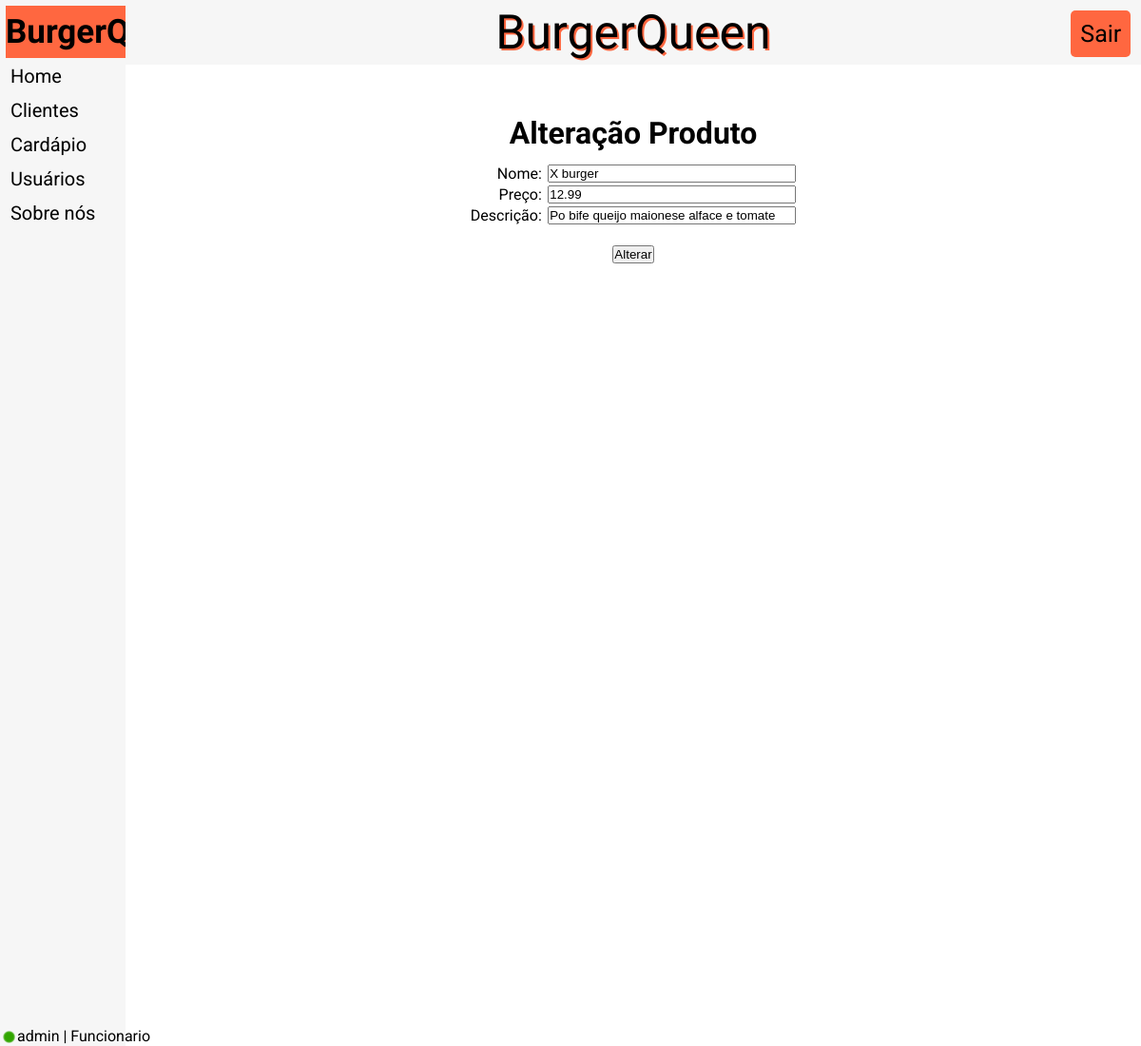
Screenshot of /l/cardapio/alterar/index.php?cd=4&&re=0 (signed in) with the database file from the repository.
### tables this page shows
CREATE TABLE IF NOT EXISTS `tb_produto` (
  `codigo_produto` int(3) NOT NULL AUTO_INCREMENT,
  `nome_produto` varchar(30) NOT NULL,
  `preco_produto` float NOT NULL,
  `descricao_produto` varchar(300) NOT NULL,
  PRIMARY KEY (`codigo_produto`)
);

### l/app/sql_injection.php (called while the page is built, shortened)
<?php
    function limpar($texto, $espaco=false, $ponto=false, $virgula=false, $arroba=false) {
        $texto = preg_replace('/[^A-Za-z0-9\-]/', '', $texto);
        $texto = str_replace('-ESPACO-', ' ', $texto);
        $texto = str_replace('-PONTO-', '.', $texto);
        $texto = str_replace('-VIRGULA-', ',', $texto);
        $texto = str_replace('-ARROBA-', '@', $texto);
        return $texto;
    }
?>

### l/cardapio/alterar/index.php (the view, shortened to what this page needs)
<!DOCTYPE html>
<html lang="pt-br">
	<head>
        <link rel="stylesheet" href="../../index.css">
	</head>
	<body>
    <table>
    <tr>
        <td id="ContMenu">
            <table id="TabelaMenu">
                <thead>
                <tr><th id="NomeMenu">
                    <a href="../../">BurgerQueen</a>
                </th></tr>
                </thead>
                <tbody>
                <tr><td  class="ItemMenu">
                    <a href="../../">Home</a>
                </td></tr>
                <tr><td  class="ItemMenu">
                    <a href="../../clientes/">Clientes</a>
                </td></tr>
                <tr><td  class="ItemMenu">
                    <a href="../../cardapio/">Cardápio</a>
                </td></tr>
                <tr><td  class="ItemMenu">
                    <a href="../../cadastrar/">Usuários</a>
                </td></tr>
                <tr><td  class="ItemMenu">
                    <a href="../../sobre/">Sobre nós</a>
                </td></tr>
                </tbody>
            </table>
        </td>
        <td id="ContSite">
            <nav>
                <a href="../../" id="NomeSite">BurgerQueen</a>
                <a href="../../app/logout.php" id="BotaoLogin"><div>Sair</div></a>
            </nav>
            <div class="DivIncluir">
            <?php
                include '../../app/sql_injection.php';
                $cd = limpar($_GET['cd']);
                $re = limpar($_GET['re']);
                require_once '../../app/conexao.php';
                $ComandoSQL = "SELECT * FROM tb_produto WHERE codigo_produto = ".$cd;
                $u=$conexao->query($ComandoSQL);
                while($row = $u->fetch(PDO::FETCH_OBJ)){
                echo'
                    <h1 class="TituloIncluir">Alteração Produto</h1>
                    <form method="POST" action="../../app/alteracao_produto.php">
                    <input type="hidden" name="codigo_produto" value="'.$row->codigo_produto.'">
                    <input type="hidden" name="re" value="'.$re.'">
                    <table class="TabelaIncluir">
                        <tr>
                        <td class="LabelIncluir"><label for="nome_produto">Nome:</label><span class="Paragrafo">-</span></td>
                        <td>
                            <input name="nome_produto" type="text" id="nome_produto" size="30" required="required" value="'.$row->nome_produto.'">
                        </td>
                        </tr>
                        <tr>
                        <td class="LabelIncluir"><label for="preco_produto">Preço:</label><span class="Paragrafo">-</span></td>
                        <td>
                            <input type="text" name="preco_produto" id="preco_produto" size="30"  required="required" value="'.$row->preco_produto.'">
                        </td>
                        </tr>
                        <tr>
                        <td class="LabelIncluir"><label for="descricao_produto">Descrição:</label><span class="Paragrafo">-</span></td>
                        <td>
                            <input type="text" name="descricao_produto" id="descricao_produto"  size="30"  required="required" value="'.$row->descricao_produto.'">
                        </td>
                        </tr>
                        <td colspan="2">
                            <br>
                            <input type="submit" name="enviar" value="Alterar">
                        </td>
                        </tr>
                    </table>
                    </form>
                ';
                }
            ?>
        <?php
            if(isset($_SESSION['usuario'])) {
                echo"<img src='../../imagens/logado.png' id='logado'>";
                $user = $_SESSION['usuario'];
                if ($_SESSION['nivel'] == 1){
                    $nivel = "Funcionario";
                }else{
                    $nivel = "Cliente";
                }
                echo "<span id='user'>$user | $nivel</span>";
            }
        ?>
	</body>
</html>

### l/index.css (style rules this page uses)
* { padding: 0px; margin: 0px; color: #000000; }
body { font-family: 'Roboto', sans-serif; }
a { text-decoration: none; display: block; }
#ContMenu { background-color: #f6f6f6; position: fixed; top: 0px; left: 0px; height: 100%; width: 11%; }
#ContSite { background-color: #ffffff; position: absolute; top: 0px; left: 11%; height: 100%; width: 89%; }
#TabelaMenu { width: 94%; margin: 3%; font-size: 20px; }
#NomeMenu { background-color: #ff6740; padding-top: 7px; padding-bottom: 7px; font-family: 'Dancing Script', cursive; font-size: 35px; }
.ItemMenu { padding-top: 5px; padding-bottom: 5px; padding-left: 5px; }
nav { background-color: #f6f6f6; padding: 5px; text-align: center; }
#NomeSite { font-family: 'Dancing Script', cursive; font-size: 50px; display: inline; text-shadow: 2px 2px #ff6740; }
#BotaoLogin { display: inline-block; background-color: #ff6740; padding: 10px; border-radius: 5px; font-size: 25px; position: absolute; top: 1%; right: 1%; }
.Paragrafo { color: rgba(255, 255, 255, 0); }
.DivIncluir { position: relative; margin-left: 25%; margin-right: 25%; width: 50%; text-align: center; padding-top: 5%; }
.TabelaIncluir { display: inline-block; }
.TituloIncluir { margin-bottom: 2%; }
.LabelIncluir { text-align: right; }
#logado { position: fixed; bottom: 3px; left: 3px; }
#user { position: fixed; bottom: 1px; left: 18px; }

### rows the page displays
tb_produto: nome_produto "X burger", preco_produto "12.99", descricao_produto "Po bife queijo maionese alface e tomate"

### other values shown
$user "admin"
$nivel "Funcionario"
